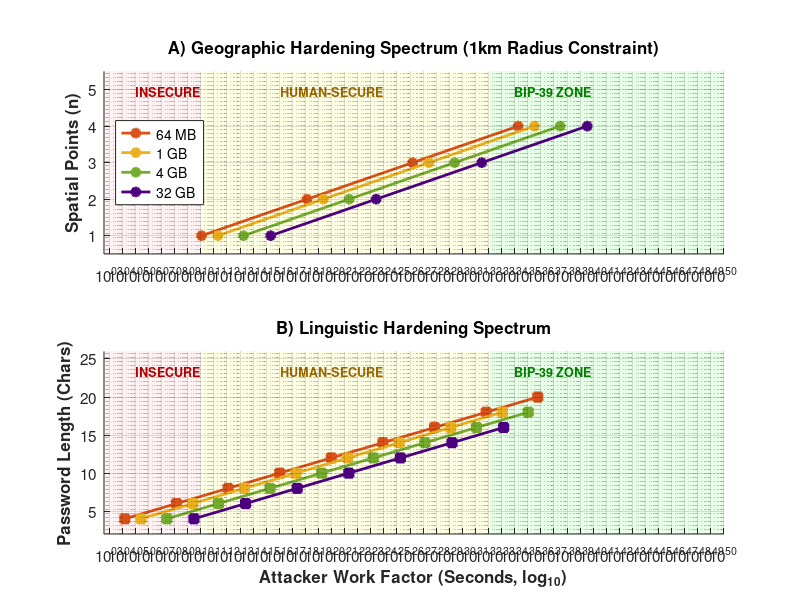

This figure's MATLAB source:
function generate_hardening_1km()
    % GeoVault Security: Hardening Spectrum (1km Radius, No 16GB)
    % Updates:
    % 1. Title changed to reflect "1km Radius Constraint".
    % 2. Filename updated to 'Hardening_Spectrum_1km.pdf'.
    % 3. 16GB tier remains removed.
    
    clear; clc;
    
    % --- Data Setup ---
    % Label, Speed (H/s), Color (RGB)
    tiers = {
        '64 MB',   4991.0,  [0.85 0.32 0.10]; % Orange/Red
        '1 GB',    285.0,   [0.92 0.69 0.12]; % Yellow-Orange
        '4 GB',    3.07,    [0.46 0.67 0.18]; % Green
        % '16 GB' REMOVED
        '32 GB',   0.026,   [0.30 0.00 0.50]; % Purple
    };
    
    % Thresholds
    T_Human = 1e10;        
    T_BIP39 = 1e32;        
    
    % Variables
    n_points = 1:5; 
    H_spatial_bits = [45.7, 72.5, 99.3, 126.1, 152.9]; 
    L_chars = 4:2:24; 
    H_pwd_bits = L_chars * log2(94); 
    
    % --- Create Figure ---
    figure('Color', 'w', 'Position', [100, 100, 800, 900]); 
    
    % =================================================================
    % SUBPLOT 1 (TOP): SPATIAL SECURITY (1km Radius)
    % =================================================================
    subplot(2,1,1);
    hold on;
    
    % Draw Background (Limit 1e50)
    plot_zones(400, 1e50, T_Human, T_BIP39, 5.5);
    
    for i = 1:size(tiers, 1)
        speed = tiers{i, 2};
        color = tiers{i, 3};
        
        % Calculate full time array
        time_geo_full = (2.^H_spatial_bits) ./ speed;
        
        % Truncation Logic (Stop at BIP-39 Zone)
        idx_cut = find(time_geo_full > T_BIP39, 1, 'first');
        if isempty(idx_cut)
            limit = length(time_geo_full);
        else
            limit = idx_cut;
        end
        
        semilogx(time_geo_full(1:limit), n_points(1:limit), '-o', ...
            'LineWidth', 2, 'Color', color, 'MarkerFaceColor', color, ...
            'DisplayName', tiers{i, 1});
    end
    
    ylabel('Spatial Points (n)', 'FontSize', 12, 'FontWeight', 'bold');
    % Updated Title
    title('A) Geographic Hardening Spectrum (1km Radius Constraint)', 'FontSize', 14);
    xlim([400 1e50]); ylim([0.5 5.5]); yticks(1:5); 
    set(gca, 'XScale', 'log', 'Layer', 'top', 'FontSize', 11);
    grid on;
    legend('Location', 'west', 'FontSize', 10);
    
    % =================================================================
    % SUBPLOT 2 (BOTTOM): LINGUISTIC SECURITY
    % =================================================================
    subplot(2,1,2);
    hold on;
    
    % Draw Background
    plot_zones(400, 1e50, T_Human, T_BIP39, 26);
    
    for i = 1:size(tiers, 1)
        speed = tiers{i, 2};
        color = tiers{i, 3};
        
        % Calculate full time array
        time_pwd_full = (2.^H_pwd_bits) ./ speed;
        
        % Truncation Logic
        idx_cut = find(time_pwd_full > T_BIP39, 1, 'first');
        if isempty(idx_cut)
            limit = length(time_pwd_full);
        else
            limit = idx_cut;
        end
        
        semilogx(time_pwd_full(1:limit), L_chars(1:limit), '-s', ...
            'LineWidth', 2, 'Color', color, 'MarkerFaceColor', color, ...
            'DisplayName', tiers{i, 1});
    end
    
    ylabel('Password Length (Chars)', 'FontSize', 12, 'FontWeight', 'bold');
    xlabel('Attacker Work Factor (Seconds, log_{10})', 'FontSize', 12, 'FontWeight', 'bold');
    title('B) Linguistic Hardening Spectrum', 'FontSize', 14);
    xlim([400 1e50]); ylim([2 26]); 
    set(gca, 'XScale', 'log', 'Layer', 'top', 'FontSize', 11);
    grid on;
    
    % Updated Filename
    exportgraphics(gcf, 'Hardening_Spectrum_1km.pdf', 'ContentType', 'vector');
end

% --- Helper Function ---
function plot_zones(xmin, xmax, t1, t2, ymax)
    patch([xmin t1 t1 xmin], [0 0 ymax ymax], [1 0.95 0.95], 'EdgeColor', 'none', 'HandleVisibility', 'off'); 
    patch([t1 t2 t2 t1], [0 0 ymax ymax], [1 1 0.9], 'EdgeColor', 'none', 'HandleVisibility', 'off');   
    patch([t2 xmax xmax t2], [0 0 ymax ymax], [0.9 1 0.9], 'EdgeColor', 'none', 'HandleVisibility', 'off'); 
    
    text(1e5, ymax*0.9, 'INSECURE', 'Color', [0.7 0 0], 'FontSize', 9, 'FontWeight', 'bold');
    text(1e20, ymax*0.9, 'HUMAN-SECURE', 'Color', [0.6 0.4 0], 'FontSize', 9, 'FontWeight', 'bold', 'HorizontalAlignment', 'center');
    text(1e34, ymax*0.9, 'BIP-39 ZONE', 'Color', [0 0.5 0], 'FontSize', 9, 'FontWeight', 'bold');
end